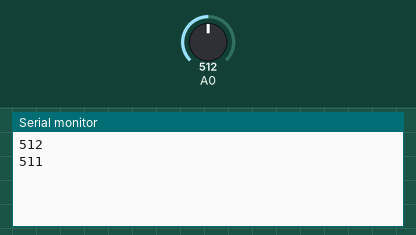
Recording of a sketch running on a simulated Arduino Uno, built with avr-gcc and run on an emulated ATmega328P. Parts: the last lines printed to the serial monitor. The test bench sets the inputs (shaded band); at power-on: A0 = 512.

Above: at 2.8 s.
2.9 s: A0 set to 716
At 3.8 s:
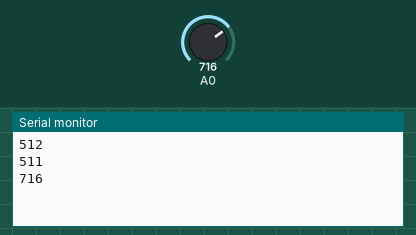
4.4 s: A0 set to 900
At 5.5 s:
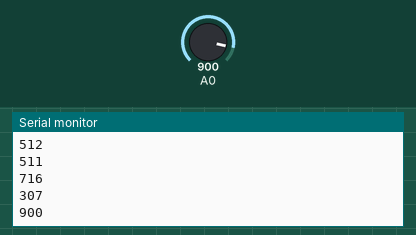
Timing chart, 0 to 7.4 s (numbered marks = the images above; inputs shaded):
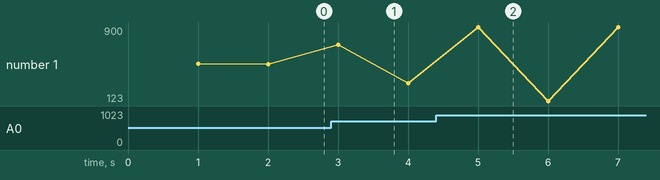

Measured:
- after the input at 2.9 s, the serial monitor: prints a new line after 0.10 s (image 1)
- after the input at 4.4 s, the serial monitor: prints a new line after 0.60 s (image 2)
- plotted number 1: 511 → 307 after the input at 2.9 s, 307 → 900 after the input at 4.4 s

The sketch:

DividerTest.ino
```cpp
#include <MoistureSensor.h>

MoistureSensor sensor1(22,23,8);

void setup() {
  Serial.begin(9600);
}

void loop() {
  sensor1.setCurrent(true);
  delay(1000);
  Serial.println(sensor1.checkMoisture());
  sensor1.setCurrent(false);
  delay(1000);
  Serial.println(1023-sensor1.checkMoisture());
}
```
